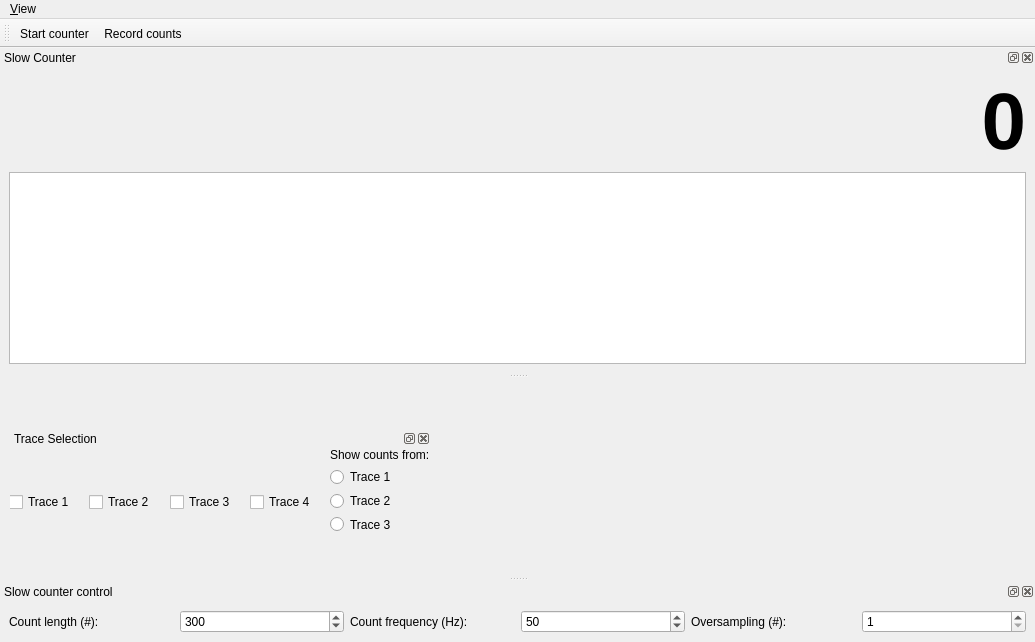
<?xml version="1.0" encoding="UTF-8"?>
<ui version="4.0">
 <class>MainWindow</class>
 <widget class="QMainWindow" name="MainWindow">
  <property name="geometry">
   <rect>
    <x>0</x>
    <y>0</y>
    <width>1035</width>
    <height>642</height>
   </rect>
  </property>
  <property name="windowTitle">
   <string>qudi: Slow Counter</string>
  </property>
  <widget class="QWidget" name="centralwidget">
   <widget class="QDockWidget" name="trace_selection_DockWidget">
    <property name="geometry">
     <rect>
      <x>10</x>
      <y>50</y>
      <width>421</width>
      <height>109</height>
     </rect>
    </property>
    <property name="floating">
     <bool>true</bool>
    </property>
    <property name="windowTitle">
     <string>Trace Selection</string>
    </property>
    <widget class="QWidget" name="dockWidgetContents_3">
     <widget class="QWidget" name="horizontalLayoutWidget">
      <property name="geometry">
       <rect>
        <x>-1</x>
        <y>0</y>
        <width>421</width>
        <height>109</height>
       </rect>
      </property>
      <layout class="QHBoxLayout" name="horizontalLayout_2">
       <item>
        <widget class="QCheckBox" name="trace_1_checkbox">
         <property name="text">
          <string>Trace 1</string>
         </property>
        </widget>
       </item>
       <item>
        <widget class="QCheckBox" name="trace_2_checkbox">
         <property name="text">
          <string>Trace 2</string>
         </property>
        </widget>
       </item>
       <item>
        <widget class="QCheckBox" name="trace_3_checkbox">
         <property name="text">
          <string>Trace 3</string>
         </property>
        </widget>
       </item>
       <item>
        <widget class="QCheckBox" name="trace_4_checkbox">
         <property name="text">
          <string>Trace 4</string>
         </property>
        </widget>
       </item>
       <item>
        <layout class="QVBoxLayout" name="verticalLayout_2">
         <item>
          <widget class="QLabel" name="show_couts_label">
           <property name="text">
            <string>Show counts from:</string>
           </property>
          </widget>
         </item>
         <item>
          <widget class="QRadioButton" name="trace_1_radiobutton">
           <property name="text">
            <string>Trace 1</string>
           </property>
          </widget>
         </item>
         <item>
          <widget class="QRadioButton" name="trace_2_radiobutton">
           <property name="text">
            <string>Trace 2</string>
           </property>
          </widget>
         </item>
         <item>
          <widget class="QRadioButton" name="trace_3_radiobutton">
           <property name="text">
            <string>Trace 3</string>
           </property>
          </widget>
         </item>
         <item>
          <widget class="QRadioButton" name="trace_4_radiobutton">
           <property name="text">
            <string>Trace 4</string>
           </property>
          </widget>
         </item>
        </layout>
       </item>
      </layout>
     </widget>
    </widget>
   </widget>
  </widget>
  <widget class="QMenuBar" name="menubar">
   <property name="geometry">
    <rect>
     <x>0</x>
     <y>0</y>
     <width>1035</width>
     <height>21</height>
    </rect>
   </property>
   <widget class="QMenu" name="menuView">
    <property name="title">
     <string>&amp;View</string>
    </property>
    <widget class="QMenu" name="menuToolbars">
     <property name="title">
      <string>&amp;Toolbars</string>
     </property>
     <addaction name="counting_controls_view_Action"/>
    </widget>
    <addaction name="slow_counter_view_Action"/>
    <addaction name="slow_counter_parameters_view_Action"/>
    <addaction name="trace_selection_view_Action"/>
    <addaction name="separator"/>
    <addaction name="menuToolbars"/>
    <addaction name="separator"/>
    <addaction name="restore_default_view_Action"/>
    <addaction name="actionClose"/>
   </widget>
   <addaction name="menuView"/>
  </widget>
  <widget class="QDockWidget" name="counter_trace_DockWidget">
   <property name="sizePolicy">
    <sizepolicy hsizetype="Preferred" vsizetype="Preferred">
     <horstretch>1</horstretch>
     <verstretch>0</verstretch>
    </sizepolicy>
   </property>
   <property name="windowTitle">
    <string>Slow Counter</string>
   </property>
   <attribute name="dockWidgetArea">
    <number>4</number>
   </attribute>
   <widget class="QWidget" name="dockWidgetContents">
    <layout class="QVBoxLayout" name="verticalLayout">
     <item>
      <widget class="QLabel" name="count_value_Label">
       <property name="font">
        <font>
         <pointsize>60</pointsize>
         <weight>75</weight>
         <bold>true</bold>
        </font>
       </property>
       <property name="text">
        <string>0</string>
       </property>
       <property name="alignment">
        <set>Qt::AlignRight|Qt::AlignTrailing|Qt::AlignVCenter</set>
       </property>
      </widget>
     </item>
     <item>
      <widget class="PlotWidget" name="counter_trace_PlotWidget"/>
     </item>
    </layout>
   </widget>
  </widget>
  <widget class="QDockWidget" name="slow_counter_parameters_DockWidget">
   <property name="maximumSize">
    <size>
     <width>524287</width>
     <height>100</height>
    </size>
   </property>
   <property name="windowTitle">
    <string>Slow counter control</string>
   </property>
   <attribute name="dockWidgetArea">
    <number>8</number>
   </attribute>
   <widget class="QWidget" name="dockWidgetContents_2">
    <layout class="QHBoxLayout" name="horizontalLayout">
     <item>
      <widget class="QLabel" name="label">
       <property name="text">
        <string>Count length (#):</string>
       </property>
      </widget>
     </item>
     <item>
      <widget class="QSpinBox" name="count_length_SpinBox">
       <property name="minimum">
        <number>1</number>
       </property>
       <property name="maximum">
        <number>1000000</number>
       </property>
       <property name="singleStep">
        <number>10</number>
       </property>
       <property name="value">
        <number>300</number>
       </property>
      </widget>
     </item>
     <item>
      <widget class="QLabel" name="label_2">
       <property name="text">
        <string>Count frequency (Hz):</string>
       </property>
      </widget>
     </item>
     <item>
      <widget class="QSpinBox" name="count_freq_SpinBox">
       <property name="minimum">
        <number>1</number>
       </property>
       <property name="maximum">
        <number>1000000</number>
       </property>
       <property name="singleStep">
        <number>10</number>
       </property>
       <property name="value">
        <number>50</number>
       </property>
      </widget>
     </item>
     <item>
      <widget class="QLabel" name="label_3">
       <property name="toolTip">
        <string>If bigger than 1, the number of samples is averaged over the given number and then displayed. 
Use for extremely fast counting, since all the raw data is saved. 
Timestamps in oversampling interval are all equal to the averaging time.</string>
       </property>
       <property name="text">
        <string>Oversampling (#):</string>
       </property>
      </widget>
     </item>
     <item>
      <widget class="QSpinBox" name="oversampling_SpinBox">
       <property name="toolTip">
        <string>If bigger than 1, the number of samples is averaged over the given number and then displayed. 
Use for extremely fast counting, since all the raw data is saved. 
Timestamps in oversampling interval are all equal to the averaging time.</string>
       </property>
       <property name="minimum">
        <number>1</number>
       </property>
       <property name="maximum">
        <number>10000</number>
       </property>
       <property name="value">
        <number>1</number>
       </property>
      </widget>
     </item>
    </layout>
   </widget>
  </widget>
  <widget class="QToolBar" name="counting_control_ToolBar">
   <property name="windowTitle">
    <string>Counting Controls</string>
   </property>
   <property name="toolButtonStyle">
    <enum>Qt::ToolButtonTextUnderIcon</enum>
   </property>
   <attribute name="toolBarArea">
    <enum>TopToolBarArea</enum>
   </attribute>
   <attribute name="toolBarBreak">
    <bool>false</bool>
   </attribute>
   <addaction name="start_counter_Action"/>
   <addaction name="record_counts_Action"/>
  </widget>
  <action name="start_counter_Action">
   <property name="checkable">
    <bool>true</bool>
   </property>
   <property name="icon">
    <iconset>
     <normaloff>c:/software/quditest/src/qudi/qudi/core/artwork/icons/qudiTheme/22x22/start-counter.png</normaloff>c:/software/quditest/src/qudi/qudi/core/artwork/icons/qudiTheme/22x22/start-counter.png</iconset>
   </property>
   <property name="text">
    <string>Start counter</string>
   </property>
   <property name="toolTip">
    <string>Start the counter</string>
   </property>
  </action>
  <action name="record_counts_Action">
   <property name="checkable">
    <bool>true</bool>
   </property>
   <property name="icon">
    <iconset>
     <normaloff>c:/software/quditest/src/qudi/qudi/core/artwork/icons/qudiTheme/22x22/record-counter.png</normaloff>c:/software/quditest/src/qudi/qudi/core/artwork/icons/qudiTheme/22x22/record-counter.png</iconset>
   </property>
   <property name="text">
    <string>Record counts</string>
   </property>
   <property name="toolTip">
    <string>Save count trace to file</string>
   </property>
  </action>
  <action name="slow_counter_view_Action">
   <property name="checkable">
    <bool>true</bool>
   </property>
   <property name="text">
    <string>&amp;Slow counter</string>
   </property>
   <property name="toolTip">
    <string>Show the Slow counter</string>
   </property>
  </action>
  <action name="slow_counter_parameters_view_Action">
   <property name="checkable">
    <bool>true</bool>
   </property>
   <property name="text">
    <string>Slow &amp;counter parameters</string>
   </property>
   <property name="toolTip">
    <string>Show Slow counter parameters</string>
   </property>
  </action>
  <action name="restore_default_view_Action">
   <property name="text">
    <string>&amp;Restore default</string>
   </property>
  </action>
  <action name="counting_controls_view_Action">
   <property name="checkable">
    <bool>true</bool>
   </property>
   <property name="text">
    <string>&amp;Counting controls</string>
   </property>
  </action>
  <action name="actionClose">
   <property name="icon">
    <iconset>
     <normaloff>c:/software/quditest/src/qudi/qudi/core/artwork/icons/oxygen/22x22/application-exit.png</normaloff>c:/software/quditest/src/qudi/qudi/core/artwork/icons/oxygen/22x22/application-exit.png</iconset>
   </property>
   <property name="text">
    <string>Close</string>
   </property>
  </action>
  <action name="trace_selection_view_Action">
   <property name="checkable">
    <bool>true</bool>
   </property>
   <property name="checked">
    <bool>false</bool>
   </property>
   <property name="text">
    <string>Trace Selection</string>
   </property>
  </action>
 </widget>
 <customwidgets>
  <customwidget>
   <class>PlotWidget</class>
   <extends>QGraphicsView</extends>
   <header>pyqtgraph</header>
  </customwidget>
 </customwidgets>
 <resources/>
 <connections>
  <connection>
   <sender>slow_counter_view_Action</sender>
   <signal>triggered(bool)</signal>
   <receiver>counter_trace_DockWidget</receiver>
   <slot>setVisible(bool)</slot>
   <hints>
    <hint type="sourcelabel">
     <x>-1</x>
     <y>-1</y>
    </hint>
    <hint type="destinationlabel">
     <x>399</x>
     <y>136</y>
    </hint>
   </hints>
  </connection>
  <connection>
   <sender>counter_trace_DockWidget</sender>
   <signal>visibilityChanged(bool)</signal>
   <receiver>slow_counter_view_Action</receiver>
   <slot>setChecked(bool)</slot>
   <hints>
    <hint type="sourcelabel">
     <x>399</x>
     <y>136</y>
    </hint>
    <hint type="destinationlabel">
     <x>-1</x>
     <y>-1</y>
    </hint>
   </hints>
  </connection>
  <connection>
   <sender>slow_counter_parameters_view_Action</sender>
   <signal>triggered(bool)</signal>
   <receiver>slow_counter_parameters_DockWidget</receiver>
   <slot>setVisible(bool)</slot>
   <hints>
    <hint type="sourcelabel">
     <x>-1</x>
     <y>-1</y>
    </hint>
    <hint type="destinationlabel">
     <x>399</x>
     <y>551</y>
    </hint>
   </hints>
  </connection>
  <connection>
   <sender>slow_counter_parameters_DockWidget</sender>
   <signal>visibilityChanged(bool)</signal>
   <receiver>slow_counter_parameters_view_Action</receiver>
   <slot>setChecked(bool)</slot>
   <hints>
    <hint type="sourcelabel">
     <x>399</x>
     <y>551</y>
    </hint>
    <hint type="destinationlabel">
     <x>-1</x>
     <y>-1</y>
    </hint>
   </hints>
  </connection>
  <connection>
   <sender>counting_controls_view_Action</sender>
   <signal>triggered(bool)</signal>
   <receiver>counting_control_ToolBar</receiver>
   <slot>setVisible(bool)</slot>
   <hints>
    <hint type="sourcelabel">
     <x>-1</x>
     <y>-1</y>
    </hint>
    <hint type="destinationlabel">
     <x>399</x>
     <y>41</y>
    </hint>
   </hints>
  </connection>
  <connection>
   <sender>counting_control_ToolBar</sender>
   <signal>visibilityChanged(bool)</signal>
   <receiver>counting_controls_view_Action</receiver>
   <slot>setChecked(bool)</slot>
   <hints>
    <hint type="sourcelabel">
     <x>399</x>
     <y>41</y>
    </hint>
    <hint type="destinationlabel">
     <x>-1</x>
     <y>-1</y>
    </hint>
   </hints>
  </connection>
  <connection>
   <sender>actionClose</sender>
   <signal>triggered()</signal>
   <receiver>MainWindow</receiver>
   <slot>close()</slot>
   <hints>
    <hint type="sourcelabel">
     <x>-1</x>
     <y>-1</y>
    </hint>
    <hint type="destinationlabel">
     <x>399</x>
     <y>299</y>
    </hint>
   </hints>
  </connection>
  <connection>
   <sender>trace_selection_view_Action</sender>
   <signal>triggered(bool)</signal>
   <receiver>trace_selection_DockWidget</receiver>
   <slot>setVisible(bool)</slot>
   <hints>
    <hint type="sourcelabel">
     <x>-1</x>
     <y>-1</y>
    </hint>
    <hint type="destinationlabel">
     <x>39</x>
     <y>463</y>
    </hint>
   </hints>
  </connection>
  <connection>
   <sender>trace_selection_DockWidget</sender>
   <signal>visibilityChanged(bool)</signal>
   <receiver>trace_selection_view_Action</receiver>
   <slot>setChecked(bool)</slot>
   <hints>
    <hint type="sourcelabel">
     <x>39</x>
     <y>463</y>
    </hint>
    <hint type="destinationlabel">
     <x>-1</x>
     <y>-1</y>
    </hint>
   </hints>
  </connection>
 </connections>
</ui>
